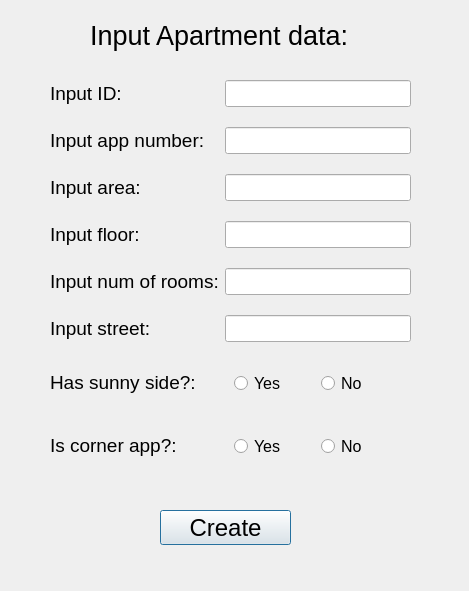
<?xml version="1.0" encoding="UTF-8"?>
<ui version="4.0">
 <class>CreateApartment</class>
 <widget class="QDialog" name="CreateApartment">
  <property name="geometry">
   <rect>
    <x>0</x>
    <y>0</y>
    <width>469</width>
    <height>591</height>
   </rect>
  </property>
  <property name="windowTitle">
   <string>Dialog</string>
  </property>
  <widget class="QPushButton" name="confirmDocPb">
   <property name="geometry">
    <rect>
     <x>160</x>
     <y>510</y>
     <width>131</width>
     <height>35</height>
    </rect>
   </property>
   <property name="font">
    <font>
     <family>Segoe UI</family>
     <pointsize>18</pointsize>
     <bold>false</bold>
    </font>
   </property>
   <property name="text">
    <string>Create</string>
   </property>
  </widget>
  <widget class="QLabel" name="label">
   <property name="geometry">
    <rect>
     <x>90</x>
     <y>10</y>
     <width>301</width>
     <height>51</height>
    </rect>
   </property>
   <property name="font">
    <font>
     <family>Segoe UI</family>
     <pointsize>20</pointsize>
     <bold>false</bold>
    </font>
   </property>
   <property name="text">
    <string>Input Apartment data:</string>
   </property>
  </widget>
  <widget class="QWidget" name="formWidget" native="true">
   <property name="geometry">
    <rect>
     <x>50</x>
     <y>80</y>
     <width>361</width>
     <height>401</height>
    </rect>
   </property>
   <layout class="QFormLayout" name="formLayout">
    <property name="verticalSpacing">
     <number>20</number>
    </property>
    <item row="6" column="0">
     <widget class="QLabel" name="lbSide">
      <property name="font">
       <font>
        <family>Segoe UI</family>
        <pointsize>14</pointsize>
       </font>
      </property>
      <property name="text">
       <string>Has sunny side?:</string>
      </property>
     </widget>
    </item>
    <item row="7" column="0">
     <widget class="QLabel" name="lbCorner">
      <property name="font">
       <font>
        <family>Segoe UI</family>
        <pointsize>14</pointsize>
       </font>
      </property>
      <property name="text">
       <string>Is corner app?:</string>
      </property>
     </widget>
    </item>
    <item row="0" column="0">
     <widget class="QLabel" name="lbId">
      <property name="font">
       <font>
        <family>Segoe UI</family>
        <pointsize>14</pointsize>
       </font>
      </property>
      <property name="text">
       <string>Input ID: </string>
      </property>
     </widget>
    </item>
    <item row="1" column="0">
     <widget class="QLabel" name="lbAppNum">
      <property name="font">
       <font>
        <family>Segoe UI</family>
        <pointsize>14</pointsize>
       </font>
      </property>
      <property name="text">
       <string>Input app number:</string>
      </property>
     </widget>
    </item>
    <item row="2" column="0">
     <widget class="QLabel" name="lbArea">
      <property name="font">
       <font>
        <family>Segoe UI</family>
        <pointsize>14</pointsize>
       </font>
      </property>
      <property name="text">
       <string>Input area:</string>
      </property>
     </widget>
    </item>
    <item row="3" column="0">
     <widget class="QLabel" name="lbFloor">
      <property name="font">
       <font>
        <family>Segoe UI</family>
        <pointsize>14</pointsize>
       </font>
      </property>
      <property name="text">
       <string>Input floor:</string>
      </property>
     </widget>
    </item>
    <item row="4" column="0">
     <widget class="QLabel" name="lbRooms">
      <property name="font">
       <font>
        <family>Segoe UI</family>
        <pointsize>14</pointsize>
       </font>
      </property>
      <property name="text">
       <string>Input num of rooms:</string>
      </property>
     </widget>
    </item>
    <item row="5" column="0">
     <widget class="QLabel" name="lbStreet">
      <property name="font">
       <font>
        <family>Segoe UI</family>
        <pointsize>14</pointsize>
       </font>
      </property>
      <property name="text">
       <string>Input street:</string>
      </property>
     </widget>
    </item>
    <item row="0" column="1">
     <widget class="QLineEdit" name="lnId">
      <property name="font">
       <font>
        <family>Segoe UI</family>
        <pointsize>12</pointsize>
       </font>
      </property>
     </widget>
    </item>
    <item row="1" column="1">
     <widget class="QLineEdit" name="lnAppNum">
      <property name="font">
       <font>
        <family>Segoe UI</family>
        <pointsize>12</pointsize>
       </font>
      </property>
     </widget>
    </item>
    <item row="2" column="1">
     <widget class="QLineEdit" name="lnArea">
      <property name="font">
       <font>
        <family>Segoe UI</family>
        <pointsize>12</pointsize>
       </font>
      </property>
     </widget>
    </item>
    <item row="3" column="1">
     <widget class="QLineEdit" name="lnFloor">
      <property name="font">
       <font>
        <family>Segoe UI</family>
        <pointsize>12</pointsize>
       </font>
      </property>
     </widget>
    </item>
    <item row="4" column="1">
     <widget class="QLineEdit" name="lnRooms">
      <property name="font">
       <font>
        <family>Segoe UI</family>
        <pointsize>12</pointsize>
       </font>
      </property>
     </widget>
    </item>
    <item row="5" column="1">
     <widget class="QLineEdit" name="lnStreet">
      <property name="font">
       <font>
        <family>Segoe UI</family>
        <pointsize>12</pointsize>
       </font>
      </property>
     </widget>
    </item>
    <item row="6" column="1">
     <widget class="QWidget" name="horizontalWidget" native="true">
      <layout class="QHBoxLayout" name="horizontalLayout">
       <item>
        <widget class="QRadioButton" name="rbSideYes">
         <property name="font">
          <font>
           <family>Segoe UI</family>
           <pointsize>12</pointsize>
          </font>
         </property>
         <property name="text">
          <string>Yes</string>
         </property>
        </widget>
       </item>
       <item>
        <widget class="QRadioButton" name="rbSideNo">
         <property name="font">
          <font>
           <family>Segoe UI</family>
           <pointsize>12</pointsize>
          </font>
         </property>
         <property name="text">
          <string>No</string>
         </property>
        </widget>
       </item>
      </layout>
     </widget>
    </item>
    <item row="7" column="1">
     <widget class="QWidget" name="horizontalWidget_2" native="true">
      <layout class="QHBoxLayout" name="horizontalLayout_2">
       <item>
        <widget class="QRadioButton" name="rbCornerYes">
         <property name="font">
          <font>
           <family>Segoe UI</family>
           <pointsize>12</pointsize>
          </font>
         </property>
         <property name="text">
          <string>Yes</string>
         </property>
        </widget>
       </item>
       <item>
        <widget class="QRadioButton" name="rbCornerNo">
         <property name="font">
          <font>
           <family>Segoe UI</family>
           <pointsize>12</pointsize>
          </font>
         </property>
         <property name="text">
          <string>No</string>
         </property>
        </widget>
       </item>
      </layout>
     </widget>
    </item>
   </layout>
  </widget>
 </widget>
 <resources/>
 <connections/>
</ui>
